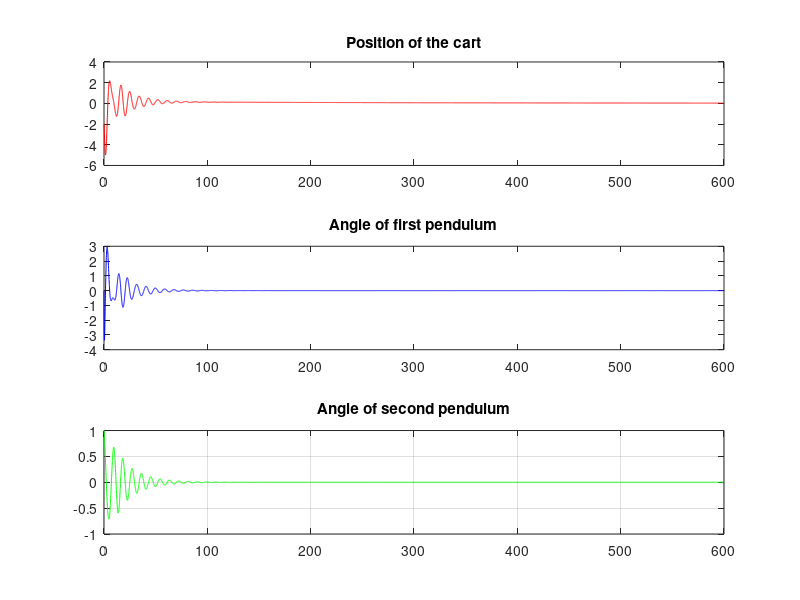

Reproduce this figure in MATLAB. (Note: this script raises an error after producing the figure.)
%Given Parameters
M=1000;
m1=100;
m2=100;
l1=20;
l2=10;
g=9.81;
%initialization
A = [0 1 0 0 0 0 ;
    0 0 ((-m1*g)/M) 0 (-m2*g)/M 0;
    0 0 0 1 0 0;
    0 0 ((-g*(m1+M))/(M*l1)) 0 (-g*(m2)/(M*l1)) 0;
    0 0 0 0 0 1;
    0 0 (-g*(m1))/(M*l2) 0 (-g*(m2+M)/(M*l2)) 0];
B = [0; 1/M; 0 ; 1/(M*l1); 0 ; 1/(M*l2)];
C = eye(6);
D = zeros(6,1);
%Setting cost functions
Q = C'*C;
Q(1,1) = 500;
Q(2,2) = 50000000;
Q(3,3) = 500;
Q(4,4) = 500000000;
Q(5,5) = 5000;
Q(6,6) = 500000000;  
R = 2;
%Finding closed loop optimal gain
[K,S,P] = lqr(A,B,Q,R);
%State space model:
sys1 = ss(A-B*K,B,C,D);
%Initial State
X0 = [-2;0;1;0;1;0];
E = eig(A-B*K);
%setting time vector 
[y,T] = initial(sys1,X0);

figure('Name','LQR Linear')
hold on
subplot(3,1,1);
plot(T,y(:,1),'r')
title('Position of the cart')
subplot(3,1,2);
plot(T,y(:,2),'b')
title('Angle of first pendulum')
subplot(3,1,3);
plot(T,y(:,3),'g')
title('Angle of second pendulum')
hold off
grid

X0 = [-2;0;1;0;1;0];
tspan = (0:1:100);
[t,x]=ode45(@(t,x)nonlinear(x,K),tspan,X0);
figure('Name','LQR for Non Linear')
subplot(3,1,1);
plot(t,x(:,1),'r')
title('Position of the cart')
subplot(3,1,2);
plot(t,x(:,2),'b')
title('Angle of first pendulum')
subplot(3,1,3);
plot(t,x(:,3),'g')
title('Angle of second pendulum')
grid



